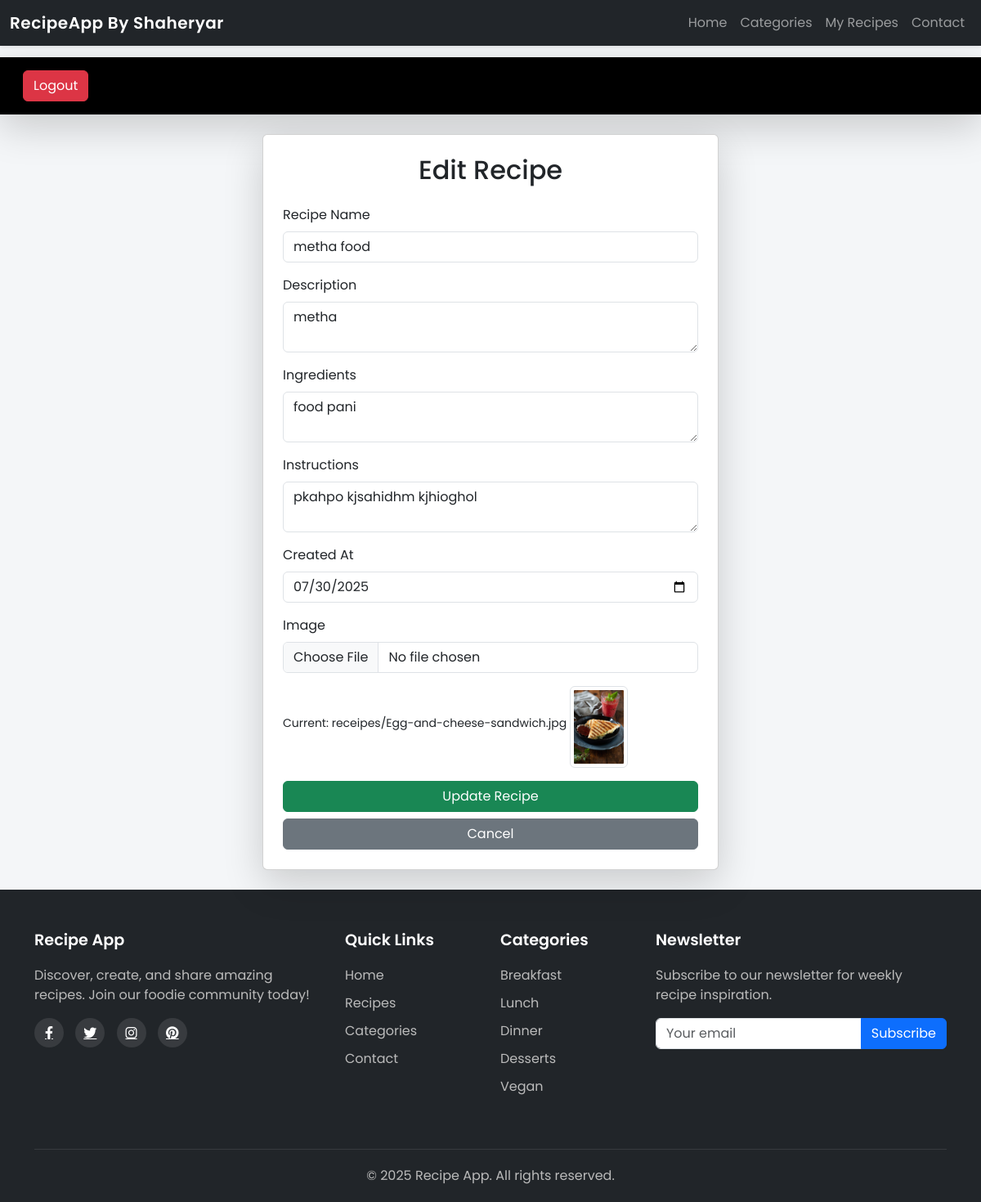
The app's page /recipes1/edit-receipe/17/ (signed in), older data.
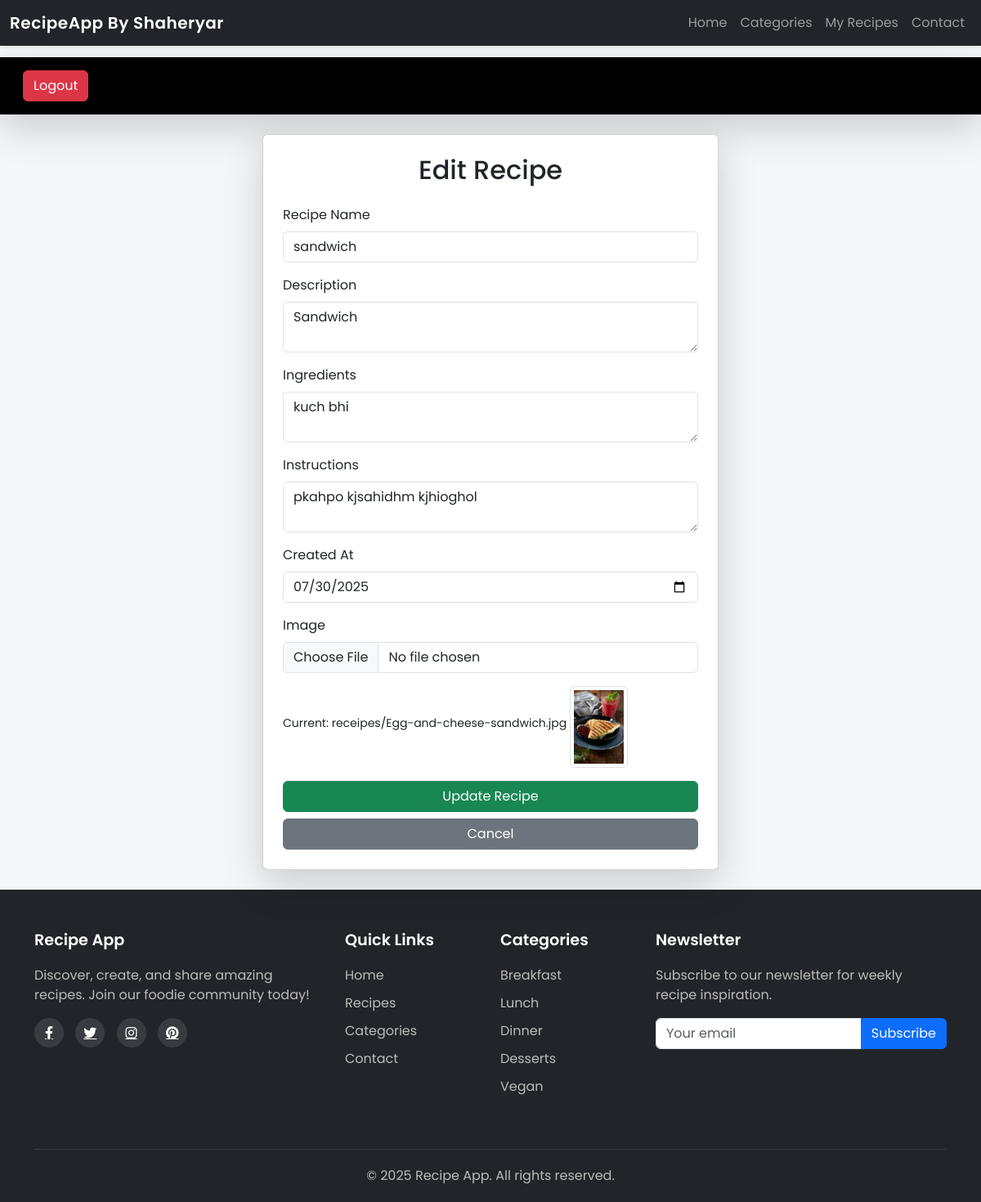
The same page, newer data.
### vege/models.py (models this page shows, shortened)
class Receipe(models.Model):
    MEAL_TYPES = [
        ('breakfast', 'Breakfast'),
        ('lunch', 'Lunch'),
        ('dinner', 'Dinner'),
        ('dessert', 'Dessert'),
        ('snack', 'Snack'),
    ]
    receipe_name = models.CharField(max_length=100)
    receipe_description = models.TextField()
    ingredients = models.TextField()
    instructions = models.TextField()
    created_at = models.DateTimeField(auto_now_add=True)
    receipe_image = models.ImageField(upload_to='receipes/', null=True, blank=True)
    categories = models.ManyToManyField(Category, related_name='recipes', blank=True)
    user = models.ForeignKey(User, on_delete=models.SET_NULL, null=True, blank=True)
    recipe_view_count = models.IntegerField(default=1)
    class Meta:
        ordering = ['-created_at']

### vege/views.py (the view, shortened to what this page needs)
# urls.py: path('edit-receipe/<int:receipe_id>/', views.edit_receipe, name='edit_receipe'),
@login_required(login_url='vege:login')
def edit_receipe(request, receipe_id):
    receipe = get_object_or_404(Receipe, id=receipe_id)
    return render(request, 'vege/edit_receipe.html', {'receipe': receipe})

### vege/templates/vege/edit_receipe.html (shortened to what this page needs)
{% extends "vege/base.html" %}
{% block content %}
<div class="col-6 mx-auto card p-4 shadow-lg">
    <h2 class="mb-4 text-center">Edit Recipe</h2>
    <form method="post" enctype="multipart/form-data">
        <div class="mb-3">
            <label class="form-label">Recipe Name</label>
            <input type="text" class="form-control" name="recipe_name" value="{{ receipe.receipe_name }}" required>
        </div>
        <div class="mb-3">
            <label class="form-label">Description</label>
            <textarea class="form-control" name="description" required>{{ receipe.receipe_description }}</textarea>
        </div>
        <div class="mb-3">
            <label class="form-label">Ingredients</label>
            <textarea class="form-control" name="ingredients" required>{{ receipe.ingredients }}</textarea>
        </div>
        <div class="mb-3">
            <label class="form-label">Instructions</label>
            <textarea class="form-control" name="instructions" required>{{ receipe.instructions }}</textarea>
        </div>
        <div class="mb-3">
            <label class="form-label">Created At</label>
            <input type="date" class="form-control" name="created_at"
                   value="{{ receipe.created_at|date:'Y-m-d' }}" required>
        </div>
        <div class="mb-3">
            <label class="form-label">Image</label>
            <input type="file" class="form-control" name="image">
            {% if receipe.receipe_image %}
                <div class="mt-2">
                    <small>Current: {{ receipe.receipe_image.name }}</small>
                    <img src="{{ receipe.receipe_image.url }}" class="img-thumbnail mt-2" style="max-height: 100px;">
                </div>
            {% endif %}
        </div>
        <button type="submit" class="btn btn-success w-100">Update Recipe</button>
        <a href="{% url 'vege:recipes' %}" class="btn btn-secondary w-100 mt-2">Cancel</a>
    </form>
</div>
{% endblock %}

Row changes from the older to the newer data that the page shows:
changed Receipe "receipes/Egg-and-cheese-sandwich.jpg": recipe_name "metha food" → "sandwich"; description "metha" → "Sandwich"; ingredients "food pani" → "kuch bhi"
